Frame 1 (no input): blank canvas, image omitted
Frame 60 (no input): blank canvas, image omitted
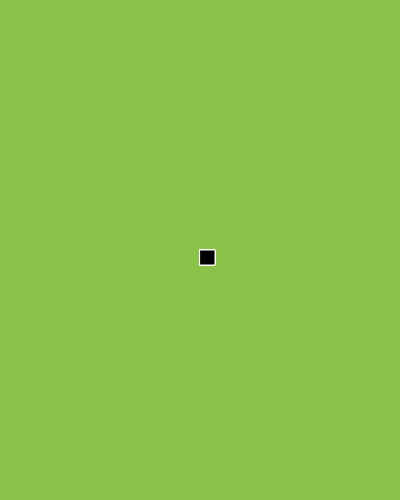
Frame 120 (the mouse pressed at the canvas centre since frame 60)

The p5.js sketch whose frames 1 and 60 were blank and that drew this single picture after the mouse press (run headless with seeded random() and noise() and a simulated clock; from frame 60 on, the mouse is pressed at the canvas centre):

// p5.js sketch
// ── sketch.js
function setup() {
    createCanvas(400, 500);
    background("#8BC34A")
  }
  
  function draw() {
    stroke("rgb(255,255,255)");
    fill("rgb(0,0,0)");
    
    
    if (mouseIsPressed) {
      rect(mouseX, mouseY, 15, 15);
    }
  }
  
